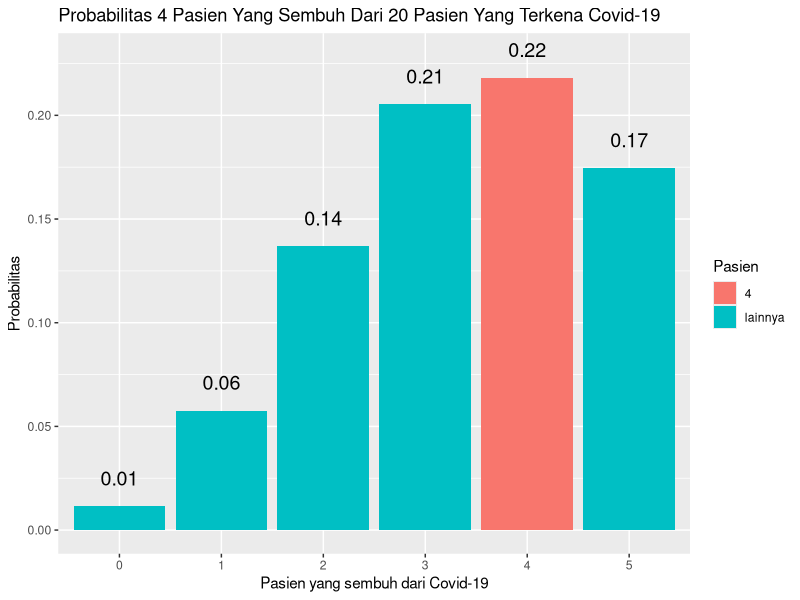

Write the R code that produced this figure.
'2'
'a'
dbinom( x = 4, size = 20, prob = .2)
'b'
library(dplyr)
library(ggplot2)

data.frame(x = 0:5, prob = dbinom( x = 0:5, size = 20, prob = .2)) %>%
  mutate(Pasien = ifelse(x == 4, 4, "lainnya")) %>%
  ggplot(aes(x = factor(x), y = prob, fill = Pasien)) +
  geom_col() +
  geom_text(
    aes(label = round(prob,2), y = prob + 0.01),
    position = position_dodge(0.9),
    size = 5,
    vjust = 0
  ) +
  labs(title = "Probabilitas 4 Pasien Yang Sembuh Dari 20 Pasien Yang Terkena Covid-19",
       x = "Pasien yang sembuh dari Covid-19",
       y = "Probabilitas")
'c'
mu = 20 * 0.2
print(mu)
var = 20 * 0.2 * 0.8
print(var)